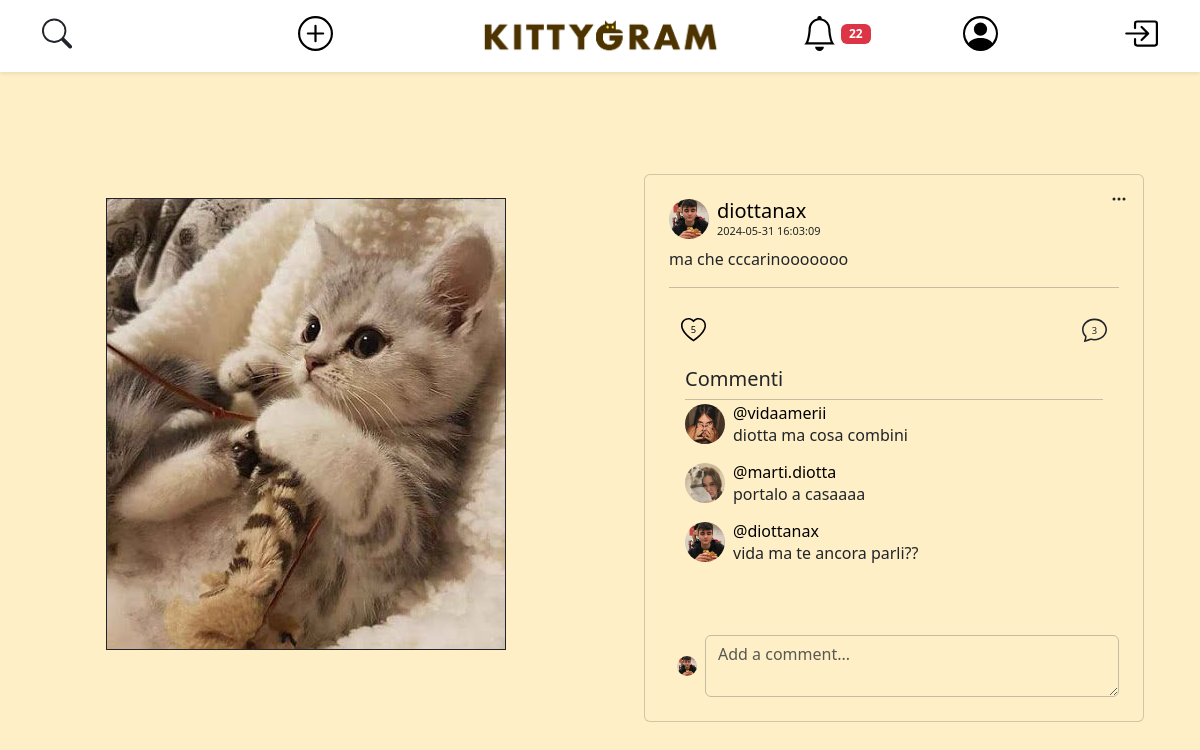
The page /open-post.php?post_id=4 (signed in) on the database its author committed.
### tables this page shows
CREATE TABLE IF NOT EXISTS ACCOUNT (
    user_id INT AUTO_INCREMENT PRIMARY KEY,
    username VARCHAR(25) NOT NULL UNIQUE,
    email VARCHAR(319) NOT NULL UNIQUE,
    password VARCHAR(512) NOT NULL,  
    salt VARCHAR(512) NOT NULL,
    first_name VARCHAR(25) NOT NULL,
    last_name VARCHAR(25) NOT NULL,
    user_bio VARCHAR(255) NOT NULL DEFAULT " ",
    profile_pic_id INT DEFAULT 1,
    city_id INT
);

CREATE TABLE IF NOT EXISTS MEDIA (
    media_id INT AUTO_INCREMENT PRIMARY KEY,
    file_name VARCHAR(255) NOT NULL,
    post_id INT
);

CREATE TABLE IF NOT EXISTS POST (
    post_id INT AUTO_INCREMENT PRIMARY KEY,
    description VARCHAR(100) NOT NULL,
    date DATETIME NOT NULL,
    user_id INT NOT NULL
);

CREATE TABLE IF NOT EXISTS COMMENT (
    comment_id INT AUTO_INCREMENT,
    post_id INT NOT NULL,
    user_id INT NOT NULL,
    message VARCHAR(200) NOT NULL,
    date DATETIME NOT NULL,
    PRIMARY KEY (comment_id, post_id)
);

### modals/notification-modal.php (called while the page is built, shortened)
<?php
require("./api/show-notification.php");
?>

### api/show-notification.php (the view, shortened to what this page needs)
<?php
require_once ("db-config.php");
?>
<?php if (!empty($templateParams["notifications"])): ?>
<?php foreach ($templateParams["notifications"] as $notification): ?>
            <?php $accountFrom = $dbh->getAccountFromUsername($notification["username_from"]) ?>
        <?php if (isset($notification['post_id'])): ?>
        <?php $post = $dbh->getPost($notification['post_id']) ?>
        <?php endif; ?>
<?php endforeach; ?>
<?php else: ?>
<p class="text-center">No notification yet &#x1F640;??</p>
<?php endif; ?>

### db-config.php (called while the page is built, shortened)
<?php
$dbname = "kittygram";
require_once("db/database.php");
$dbh = new DatabaseHelper($dbname);

### db/database.php (called while the page is built, shortened)
<?php
class DatabaseHelper
{
    private $db;
    public function __construct($dbname, $servername = "localhost", $username = "root", $password = "", $port = 3306)
    {
        $this->db = new mysqli($servername, $username, $password, $dbname, $port);
    }
    public function getAccountFromUsername($username)
    {
        $query = "SELECT user_id as id, username, file_name as pic, first_name, last_name, user_bio, email FROM account
                    LEFT JOIN media ON account.profile_pic_id = media.media_id
                    WHERE account.username = ?
                    LIMIT 1;";
        $stmt = $this->db->prepare($query);
        $stmt->bind_param("s", $username);
        $stmt->execute();
        $result = $stmt->get_result();
        return $result->fetch_all(MYSQLI_ASSOC)[0];
    }
    public function getAccountFromId($user_id)
    {
        $query = "SELECT user_id as id, username, file_name as pic, first_name, last_name, user_bio, email FROM account
                    LEFT JOIN media ON account.profile_pic_id = media.media_id
                    WHERE account.user_id = ?
                    LIMIT 1;";
        $stmt = $this->db->prepare($query);
        $stmt->bind_param("i", $user_id);
        $stmt->execute();
        $result = $stmt->get_result();
        return $result->fetch_all(MYSQLI_ASSOC)[0];
    }
    public function getNotificationsById($user_id)
    {
        $query = "
            SELECT notification_id,message,post_id,from_user_id as user_from_id,ur.username as username_from,seen,
            for_user_id as user_for_id,ui.username as username_for
            FROM NOTIFICATION INNER JOIN ACCOUNT ui ON NOTIFICATION.for_user_id = ui.user_id
            INNER JOIN ACCOUNT ur ON NOTIFICATION.from_user_id = ur.user_id
            WHERE NOTIFICATION.for_user_id = ? AND NOTIFICATION.seen = 0
            ORDER BY date DESC, notification_id
        ";
        $stmt = $this->db->prepare($query);
        $stmt->bind_param('i', $user_id);
        $stmt->execute();
        $result = $stmt->get_result();
        return $result->fetch_all(MYSQLI_ASSOC);
    }
    public function getNumLikes($post_id) {
        $query = "SELECT COUNT(*) FROM post_like WHERE post_id = ?";
        $stmt = $this->db->prepare($query);
        $stmt->bind_param("i", $post_id);
        $stmt->execute();
        $stmt->bind_result($num_likes);
        return isset($num_likes) ? $num_likes : 0;
    }
    public function userLikesPost($idPost, $userId)
    {
        $query = "
            SELECT COUNT(*) AS numberLikes
            FROM post_like
            WHERE user_id = ? AND post_id = ?
        ";
        $stmt = $this->db->prepare($query);
        $stmt->bind_param("ii", $userId, $idPost);
        $stmt->execute();
        $result = $stmt->get_result();
        $row = $result->fetch_assoc();
        return $row["numberLikes"];
    }
    function getMediasByPostId($post_id)
    {
        $query = "SELECT file_name FROM MEDIA WHERE post_id = ?";
        $stmt = $this->db->prepare($query);
        $stmt->bind_param("i", $post_id);
        $stmt->execute();
        $result = $stmt->get_result();
        $files = [];
        while ($row = $result->fetch_assoc()) {
            $files[] = $row['file_name'];
        }
        return $files;
    }
    private function getComments($post_id)
    {
        $query = "SELECT `username`, `file_name` as 'profile_pic', `message`, `date` FROM `comment`
                    LEFT JOIN (account LEFT JOIN media on account.profile_pic_id = media.media_id)
                        ON comment.user_id = account.user_id
                    WHERE comment.post_id = ?;";
        $stmt = $this->db->prepare($query);
        $stmt->bind_param("i", $post_id);
        $stmt->execute();
        $result = $stmt->get_result();
        return $result->fetch_all(MYSQLI_ASSOC);
    }
    public function getPost($post_id)
    {
        $query = "SELECT * FROM `post` WHERE post.post_id = ? LIMIT 1";
        $stmt = $this->db->prepare($query);
        $stmt->bind_param("i", $post_id);
        $stmt->execute();
        $result = $stmt->get_result()->fetch_all(MYSQLI_ASSOC)[0];
        if (isset($result['user_id'])) {
            $result['owner'] = $this->getAccountFromId($result['user_id']);
            $result['media'] = $this->getMediasByPostId($post_id);
            $result['comment'] = $this->getComments($post_id);
        }
        return $result;
    }
}

### api/show-notification.php (the view, shortened to what this page needs)
<?php
require_once ("db-config.php");
?>
<?php if (!empty($templateParams["notifications"])): ?>
<?php foreach ($templateParams["notifications"] as $notification): ?>
            <?php $accountFrom = $dbh->getAccountFromUsername($notification["username_from"]) ?>
        <?php if (isset($notification['post_id'])): ?>
        <?php $post = $dbh->getPost($notification['post_id']) ?>
        <?php endif; ?>
<?php endforeach; ?>
<?php else: ?>
<p class="text-center">No notification yet &#x1F640;??</p>
<?php endif; ?>

### open-post.php (shortened to what this page needs)
<?php
require_once ("db-config.php");
if (isset($_GET['post_id'])) {
    $post_id = $_GET['post_id'];
    $isAdoption = $dbh->isAdoption($post_id);
    if ($isAdoption) {
        $currentPost = $dbh->getAdoption($post_id);
    } else {
        $currentPost = $dbh->getPost($post_id);
    }
}
if (isset($currentPost)):
    ?>
    <!Doctype html>
    <html lang="en">
    <head>
        <link href="https://cdn.jsdelivr.net/npm/bootstrap@5.3.3/dist/css/bootstrap.min.css" rel="stylesheet"
>
        <link rel="stylesheet" href="css/style.css">
        <?php echo require_once ("./components/navbar.php") ?>
        <?php $viewer = $dbh->getAccountFromUsername($_SESSION['username']); ?>
    </head>
    <body>
        <div class="container-fluid py-4 d-flex justify-content-center align-items-center min-vh-100">
            <div class="row auto-cols w-100">
                <div class="col mt-5 mb-5 py-4 d-flex justify-content-center">
                    <?php
                    $images = $currentPost["media"];
                    if (count($currentPost["media"]) > 1): ?>
                        <div id="carousel-<?php echo $currentPost['post_id']; ?>" class="carousel slide">
                            <div class="carousel-indicators">
                                <?php foreach ($images as $index => $image): ?>
                                    <button type="button" data-bs-target="#carousel-<?php echo $currentPost['post_id']; ?>"
                                        data-bs-slide-to="<?php echo $index; ?>" class="<?php echo $index === 0 ? 'active' : ''; ?>"
                                        aria-current="<?php echo $index === 0 ? 'true' : 'false'; ?>"
                                        aria-label="Slide <?php echo $index + 1; ?>"></button>
                                <?php endforeach; ?>
                            </div>
                            <div class="carousel-inner">
                                <?php foreach ($images as $index => $image): ?>
                                    <div class="carousel-item <?php echo $index === 0 ? 'active' : ''; ?>">
                                        <img src="./img/<?php echo $image; ?>" class="d-block w-100 h-100 post-image"
                                            alt="Post Image">
                                    </div>
                                <?php endforeach; ?>
                            </div>
                            <button class="carousel-control-prev" type="button"
                                data-bs-target="#carousel-<?php echo $currentPost['post_id']; ?>" data-bs-slide="prev">
                                <span class="carousel-control-prev-icon" aria-hidden="true"></span>
                                <span class="visually-hidden">Previous</span>
                            </button>
                            <button class="carousel-control-next" type="button"
                                data-bs-target="#carousel-<?php echo $currentPost['post_id']; ?>" data-bs-slide="next">
                                <span class="carousel-control-next-icon" aria-hidden="true"></span>
                                <span class="visually-hidden">Next</span>
                            </button>
                        </div>
                    <?php else: ?>
                        <img src="./img/<?php echo $images[0]; ?>" alt="Post Image" class="border border-dark post-image">
                    <?php endif; ?>
                </div>
                <div class="col mt-5 d-flex justify-content-center">
                    <div class="card p-4">
                        <div class="mb-1 d-flex align-items-center">
                            <img src="img/<?php echo $currentPost['owner']['pic'] ?>" class="avatar rounded-circle me-2"
                                alt="Avatar utente">
                            <div>
                                <a href="open-profile.php?username=<?php echo $currentPost['owner']['username']; ?>"
                                    class="custom-link">
                                    <h5 class="mb-0"><?php echo $currentPost['owner']['username'] ?></h5>
                                </a>
                                <p class="mb-0 smaller-text"><?php echo $currentPost['date'] ?></p>
                            </div>
                        </div>
                        <p class="mb-0 mt-1 text-start"> <?php echo $currentPost['description'] ?></p>
                        <hr class="my-3 border-dark">
                        <nav class="navbar navbar-expand mt-1">
                            <div class="container-fluid">
                                <?php
                                $liked = $dbh->userLikesPost($currentPost["post_id"], $_SESSION["user_id"]);
                                $likedClass = $liked ? 'liked' : '';
                                ?>
                                <div class="like-icon <?php echo $likedClass ?>"
                                    data-post-id="<?php echo $currentPost["post_id"]; ?>"
                                    data-owner-id="<?php echo $currentPost["user_id"]; ?>">
                                    <svg width="25" height="25" xmlns="http://www.w3.org/2000/svg" viewBox="0 0 16 16">
                                        <path
                                            d="<?php echo $likedClass == 'liked' ? 'M8 1.314C12.438-3.248 23.534 4.735 8 15-7.534 4.736 3.562-3.248 8 1.314' : 'm8 2.748-.717-.737C5.6.281 2.514.878 1.4 3.053c-.523 1.023-.641 2.5.314 4.385.92 1.815 2.834 3.989 6.286 6.357 3.452-2.368 5.365-4.542 6.286-6.357.955-1.886.838-3.362.314-4.385C13.486.878 10.4.28 8.717 2.01zM8 15C-7.333 4.868 3.279-3.04 7.824 1.143q.09.083.176.171a3 3 0 0 1 .176-.17C12.72-3.042 23.333 4.867 8 15'; ?>" />
                                            <text x="8" y="8" fill="black" font-size="6" text-anchor="middle" alignment-baseline="middle"><?php echo $dbh->getNumLikes($post_id) ?></text>
                                    </svg>
                                </div>
                                <svg xmlns="http://www.w3.org/2000/svg" width="25" height="25" fill="currentColor" class="bi bi-chat" viewBox="0 0 16 16" id="commentIcon">
                                    <path
                                        d="M2.678 11.894a1 1 0 0 1 .287.801 11 11 0 0 1-.398 2c1.395-.323 2.247-.697 2.634-.893a1 1 0 0 1 .71-.074A8 8 0 0 0 8 14c3.996 0 7-2.807 7-6s-3.004-6-7-6-7 2.808-7 6c0 1.468.617 2.83 1.678 3.894m-.493 3.905a22 22 0 0 1-.713.129c-.2.032-.352-.176-.273-.362a10 10 0 0 0 .244-.637l.003-.01c.248-.72.45-1.548.524-2.319C.743 11.37 0 9.76 0 8c0-3.866 3.582-7 8-7s8 3.134 8 7-3.582 7-8 7a9 9 0 0 1-2.347-.306c-.52.263-1.639.742-3.468 1.105" />
                                    <text x="8" y="9" font-size="6" text-anchor="middle" alignment-baseline="middle"><?php echo count($currentPost['comment']) ?></text>
                                </svg>
                            </div>
                        </nav>
                        <div class="card-body">
                            <h5 class="card-title text-start">Commenti</h5>
                            <hr class="my-1 border-transparent">
                            <div class="comment-container">
                                <?php foreach ($currentPost['comment'] as $comment): ?>
                                    <div class="d-flex mb-3">
                                        <img src="img/<?php echo $comment['profile_pic'] ?>" class="avatar rounded-circle me-2"
                                            alt="Avatar utente">
                                        <div>
                                            <a href="open-profile.php?username=<?php echo $comment['username']; ?>"
                                                class="custom-link">
                                                <h6 class="mb-0">@<?php echo $comment['username'] ?></h6>
                                            </a>
                                            <p class="mb-0"><?php echo $comment['message'] ?></p>
                                        </div>
                                    </div>
                                <?php endforeach; ?>
                            </div>
                        </div>
                        <form id="commentForm" class="w-100">
                                <div class="d-flex align-items-center justify-content-center">
                                    <img src="img/<?php echo $viewer['pic'] ?>"
                                        class="small-avatar rounded-circle me-2 ms-2" alt="Avatar utente">
                                    <textarea class="form-control transparent-input" placeholder="Add a comment..."
                                        id="commentArea" maxlength=200></textarea>
                                </div>
                        </form>
                    </div>
                </div>
            </div>
        </div>
    </body>
    </html>
    <?php require_once ("./modals/post-settings-modal.php") ?>
<?php else:
    header('Location: ./index.php');
endif;
?>

### rows shown on the page
account: profile_pic.file_name (picture), username "diottanax"
post: date "2024-05-31 16:03:09", description "ma che cccarinooooooo"
comment: media.file_name (picture), user.username "vidaamerii", message "diotta ma cosa combini"
comment: media.file_name (picture), user.username "marti.diotta", message "portalo a casaaaa"
comment: media.file_name (picture), user.username "diottanax", message "vida ma te ancora parli??"

### other values the page prints
count($templateParams["notifications"]) "22"
$dbh->getNumLikes($post_id) "5"
count($currentPost['comment']) "3"
